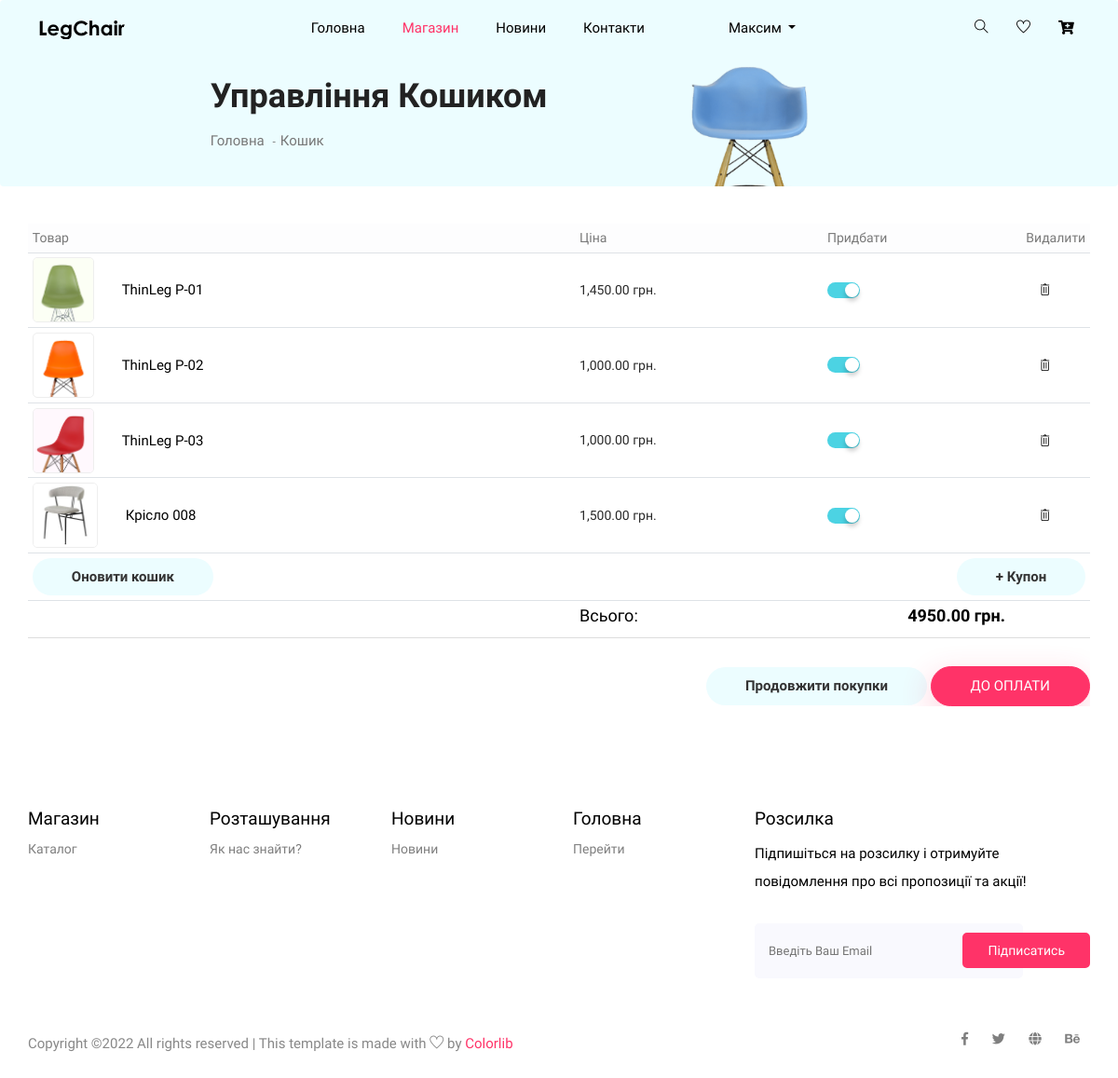
The app's page /cart/ (signed in) with its own data.
### cart/models.py (models this page shows, shortened)
class CardItem (models.Model):
	user = models.ForeignKey(User, on_delete=models.CASCADE)
	product = models.ForeignKey(Product, on_delete=models.CASCADE)
	date = models.DateTimeField(null=False, default=timezone.now)
	status = models.CharField(max_length=100)
	cart_wish = models.CharField(max_length=10, null=False, default='cart')

### store/models.py (models this page shows, shortened)
class Product(models.Model):
    name = models.CharField(max_length=100, unique=True, null=False)
    about = models.TextField(max_length=500, null=False)
    photo = models.FileField(upload_to='products/', null=False)
    price = models.FloatField(null=False, default=1000)
    count = models.IntegerField(null=False, default=1)
    producer = models.ForeignKey(Producer, on_delete=models.CASCADE)
    category = models.ForeignKey(Category, on_delete=models.CASCADE)
    color = models.ForeignKey(Color, on_delete=models.CASCADE)

### cart/views.py (the view)
# urls.py: path('', index),
def index(request):
	return render(request, 'cart/index.html', {
		'page_title': 'Управління Кошиком',
		'user_items': CardItem.objects.filter(user_id=request.user.id, cart_wish='add_cart'),
        'page': 1
	})

### templates/cart/index.html (shortened to what this page needs)
{% extends 'layouts/base.html' %}
{% block content %}
{% load static %}
    <section class="breadcrumb breadcrumb_bg">
        <div class="container">
            <div class="row justify-content-center">
                <div class="col-lg-8">
                    <div class="breadcrumb_iner">
                        <div class="breadcrumb_iner_item">
                            <h2>{{ page_title }}</h2>
                            <p><a href="/">Головна</a> <span>-</span>Кошик</p>
                        </div>
                    </div>
                </div>
            </div>
        </div>
    </section>
    <section class="cart_area section_padding">
        <div class="container">
            <div class="cart_inner">
                <div class="table-responsive">
                <table class="table table-sm">
                    <thead class="table-light">
                        <tr>
                            <th scope="col">Товар</th>
                            <th scope="col">Ціна</th>
                            <th scope="col">Придбати</th>
                            <th scope="col">Видалити</th>
                        </tr>
                    </thead>
                    <tbody class="table-group-devider">
                        {% for item in user_items|dictsort:"product.name" %}
                        <tr>
                            <td>
                                <div class="media">
                                    <div class="d-flex">
                                        <a href="/store/detail/{{ item.product.id }}"><img src="../media/{{ item.product.photo }}" alt="" /></a>
                                    </div>
                                    <div class="media-body"><p>{{ item.product.name }}</p></div>
                                </div>
                            </td>
                            <td>
                                <h5 class="item-price">{{ item.product.price|floatformat:"2g" }}</h5>
                            </td>
                            <td>
                                <div class="confirm-switch text-center">
                                    <label for="cart-{{ item.id }}"></label>
                                </div>
                            </td>
                            <td>
                                <button class="btn-del" value="{{ item.id }}"><i class="ti-trash"></i></batton>
                            </td>
                        </tr>
                        {% endfor %}
                    <tr class="bottom_button">
                        <td><a class="btn_1" href="/cart">Оновити кошик</a></td>
                        <td></td>
                        <td></td>
                        <td>
                            <div class="cupon_text float-right">
                                <a class="btn_1" href="#">+ Купон</a>
                            </div>
                        </td>
                    </tr>
                    <tr>
                        <td></td>
                        <td><h4>Всього:</h4></td>
                        <td colspan="2">
                        <h4 class="item-price item-total text-center"></h4>
                        </td>
                    </tr>
                    </tbody>
                </table>
                <div class="checkout_btn_inner float-right">
                    <a class="btn_1" href="/store">Продовжити покупки</a>
                    <a class="btn_3" id="bill-btn" href="">До оплати</a>
                </div>
            </div>
        </div>
    </section>
{% endblock %}

### templates/layouts/base.html (shortened to what this page needs)
<!doctype html>
{% load static %}
<html lang="uk">
<head>
    <link rel="stylesheet" href="{% static 'css/bootstrap.min.css' %}"/>
    <link rel="stylesheet" href="{% static 'css/animate.css' %}"/>
    <link rel="stylesheet" href="{% static 'css/owl.carousel.min.css' %}"/>
    <link rel="stylesheet" href="{% static 'css/nice-select.css' %}"/>
    <link rel="stylesheet" href="{% static 'css/all.css' %}"/>
    <link rel="stylesheet" href="{% static 'css/flaticon.css' %}"/>
    <link rel="stylesheet" href="{% static 'css/themify-icons.css' %}"/>
    <link rel="stylesheet" href="{% static 'css/magnific-popup.css' %}"/>
    <link rel="stylesheet" href="{% static 'css/price_rangs.css' %}"/>
    <link rel="stylesheet" href="{% static 'css/slick.css' %}"/>
    <link rel="stylesheet" href="{% static 'css/style.css' %}"/>
</head>
<body>
    {% include 'frag/header.html' %}
    {% block content %}
    {% endblock content %}
    {% include 'frag/footer.html' %}
    {% include 'frag/toast.html' %}
</body>
</html>

### templates/frag/header.html (shortened to what this page needs)
    {% load static %}
    <header class="main_menu home_menu">
        <div class="container">
            <div class="row align-items-center">
                <div class="col-lg-12">
                    <nav class="navbar navbar-expand-lg navbar-light">
                        <a class="navbar-brand" href="/"> <img src="{% static 'img/logo.png' %}" alt="logo"> </a>
                        <div class="collapse navbar-collapse main-menu-item" id="navbarContent">
                            <ul class="navbar-nav">
                                <li class="nav-item" id="m0"><a class="nav-link" href="/">Головна</a></li>
                                <li class="nav-item" id="m1"><a class="nav-link" href="/store">Магазин</a></li>
                                <li class="nav-item" id="m2"><a class="nav-link" href="/news">Новини</a></li>
                                <li class="nav-item" id="m3"><a class="nav-link" href="/home/contact">Контакти</a></li>
                                <li class="nav-item dropdown cabinet" id="m4">
                                    <a class="nav-link dropdown-toggle" href="/account" id="navbarDD"
                                    role="button" data-toggle="dropdown" aria-haspopup="true" aria-expanded="false">
                                    {% if user.is_authenticated %}
                                        <span>{{ user.first_name }}</span>
                                    {% else %}
                                        <span>Мій кабінет</span>
                                    {% endif %}
                                    </a>
                                </li>
                            </ul>
                        </div>
                        <div class="hearer_icon d-flex">
                            <a id="search_1" href="javascript:void(0)"><i class="ti-search"></i></a>
                            <a href="/cart/wish" class="wish"><i class="ti-heart"></i></a>
                            <div class="dropdown custom-dropdown cart">
                                <a class="dropdown-toggle" href="#" id="navbarDropdown3" role="button"
                                    data-toggle="dropdown" aria-haspopup="true" aria-expanded="false">
                                    <i class="fas fa-cart-plus"></i>
                                </a>
                    </nav>
                </div>
            </div>
        </div>
    </header>

### templates/cart/cart3.html (shortened to what this page needs)
{% load static %}

### templates/frag/footer.html (shortened to what this page needs)
    {% load static %}
    <footer class="footer_part">
        <div class="container">
            <div class="row justify-content-around">
                <div class="col-sm-6 col-lg-2">
                    <div class="single_footer_part">
                        <h4>Магазин</h4>
                        <ul class="list-unstyled">
                            <li><a href="/store">Каталог</a></li>
                        </ul>
                    </div>
                </div>
                <div class="col-sm-6 col-lg-2">
                    <div class="single_footer_part">
                        <h4>Розташування</h4>
                        <ul class="list-unstyled">
                            <li><a href="/contact">Як нас знайти?</a></li>
                        </ul>
                    </div>
                </div>
                <div class="col-sm-6 col-lg-2">
                    <div class="single_footer_part">
                        <h4>Новини</h4>
                        <ul class="list-unstyled">
                            <li><a href="/news">Новини</a></li>
                        </ul>
                    </div>
                </div>
                <div class="col-sm-6 col-lg-2">
                    <div class="single_footer_part">
                        <h4>Головна</h4>
                        <ul class="list-unstyled">
                            <li><a href="/">Перейти</a></li>
                        </ul>
                    </div>
                </div>
                <div class="col-sm-6 col-lg-4">
                    <div class="single_footer_part">
                        <h4>Розсилка</h4>
                        <p>Підпишіться на розсилку і отримуйте повідомлення про всі пропозиції та акції!
                        </p>
                        <div id="mc_embed_signup">
                            <form target="_blank" action="" method="get" class="subscribe_form relative mail_part">
                                <input type="email" name="email" id="newsletter-form-email" placeholder="Введіть Ваш Email"
                                    class="placeholder hide-on-focus" onfocus="this.placeholder = ''"
                                    onblur="this.placeholder = ' Email Address '">
                                <button type="submit" name="submit" id="newsletter-submit"
                                    class="email_icon newsletter-submit button-contactForm">Підписатись</button>
                            </form>
                        </div>
                    </div>
                </div>
            </div>
        </div>
        <div class="copyright_part">
            <div class="container">
                <div class="row">
                    <div class="col-lg-8">
                        <div class="copyright_text">
                            <P>
Copyright &copy;<script>document.write(new Date().getFullYear());</script> All rights reserved | This template is made with <i class="ti-heart" aria-hidden="true"></i> by <a href="https://colorlib.com" target="_blank">Colorlib</a>
</P>
                        </div>
                    </div>
                    <div class="col-lg-4">
                        <div class="footer_icon social_icon">
                            <ul class="list-unstyled">
                                <li><a href="#" class="single_social_icon"><i class="fab fa-facebook-f"></i></a></li>
                                <li><a href="#" class="single_social_icon"><i class="fab fa-twitter"></i></a></li>
                                <li><a href="#" class="single_social_icon"><i class="fas fa-globe"></i></a></li>
                                <li><a href="#" class="single_social_icon"><i class="fab fa-behance"></i></a></li>
                            </ul>
                        </div>
                    </div>
                </div>
            </div>
        </div>
    </footer>

### templates/frag/toast.html (shortened to what this page needs)
    <div class="toast-div" style="z-index: 11; position: fixed !important; padding: 1rem !important; right: 0 !important; top: 60px !important;">
    </div>

### static/css/all.css (style rules this page uses)
.fa, .fas, .far, .fal, .fab { -moz-osx-font-smoothing: grayscale; -webkit-font-smoothing: antialiased; display: inline-block; font-style: normal; font-variant: normal; text-rendering: auto; line-height: 1; }
.fa-behance:before { content: "\f1b4"; }
.fa-cart-plus:before { content: "\f217"; }
.fa-facebook-f:before { content: "\f39e"; }
.fa-globe:before { content: "\f0ac"; }
.fa-twitter:before { content: "\f099"; }
.fab { font-family: 'Font Awesome 5 Brands'; }
.fa, .fas { font-family: 'Font Awesome 5 Free'; font-weight: 900; }

### records on screen
CardItem: product.photo (picture), product.name "ThinLeg P-01", product.price "1,450.00", {{ item.id }} 45 (drawn)
CardItem: product.photo (picture), product.name "ThinLeg P-02", product.price "1,000.00", {{ item.id }} 43 (drawn)
CardItem: product.photo (picture), product.name "ThinLeg P-03", product.price "1,000.00", {{ item.id }} 47 (drawn)
CardItem: product.photo (picture), product.name "Крісло 008", product.price "1,500.00", {{ item.id }} 31 (drawn)

### other values on screen
{{ user.first_name }} "Максим"
{{ page_title }} "Управління Кошиком"
